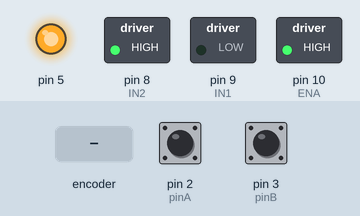
Bench run of a sketch on a simulated Arduino Uno, built with avr-gcc and run on an emulated ATmega328P. Parts: switched loads named in the sketch (green lamp = pin HIGH), output pins drawn as LEDs (lit = HIGH). The inputs (shaded band) are chosen by the test bench; at power-on: pin 2 (pinA) HIGH, pin 3 (pinB) HIGH. What the sketch prints to the serial monitor is not drawn.

Above: at 1.2 s.
1.3 s: rotary encoder on pin 2 (pinA) / pin 3 (pinB) turned 3 steps (first pin leading)
Timing chart, 0 to 4.3 s (numbered marks = the images above; inputs shaded):
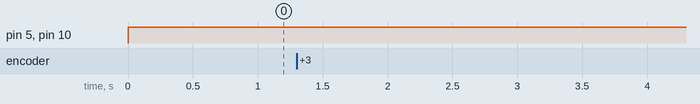

The sketch:

pid_2.ino
```cpp
// PID control of DC motor experiment.
#include <PID_v1.h>
#include <stdio.h>
//Define PID controller variables
//--------------------------------------------------------------------------------------------------------------------------------------------
double  Kp = 25;
double  Ki = 1;
double  Kd = .4;
double  Setpoint =90;
//--------------------------------------------------------------------------------------------------------------------------------------------

//Specify the links and initial tuning parameters
double  Input, Output; //Define Variables we'll be connecting to
PID myPID(&Input, &Output, &Setpoint, Kp, Ki, Kd, DIRECT);

boolean set_pid = false;

//define motor  related pins
#define IN1 9
#define IN2 8
#define ENA 10


// Define the encoder related pins
static int     pinA = 2; // Our first hardware interrupt pin is digital pin 2
static int     pinB = 3; // Our second hardware interrupt pin is digital pin 3
volatile int   aFlag = 0; // let's us know when we're expecting a rising edge on pinA to signal that the encoder has arrived at a detent
volatile int   bFlag = 0; // let's us know when we're expecting a rising edge on pinB to signal that the encoder has arrived at a detent (opposite direction to when aFlag is set)
volatile int   encoderPos = 0;//this variable stores our current value of encoder position. Change to int or uin16_t instead of byte if you want to record a larger range than 0-255
volatile int   oldEncPos = 0; //stores the last encoder position value so we can compare to the current reading and see if it has changed (so we know when to print to the serial monitor)
volatile int   reading = 0; //somewhere to store the direct values we read from our interrupt pins before checking to see if we have moved a whole detent


//#######################################################################################//

void setup()
{
  pinMode(pinA, INPUT_PULLUP); // set pinA as an input, pulled HIGH to the logic voltage (5V or 3.3V for most cases)
  pinMode(pinB, INPUT_PULLUP); // set pinB as an input, pulled HIGH to thxxe logic voltage (5V or 3.3V for most cases)
  attachInterrupt(0, PinA, RISING); // set an interrupt on PinA, looking for a rising edge signal and executing the "PinA" Interrupt Service Routine (below)
  attachInterrupt(1, PinB, RISING); // set an interrupt on PinB, looking for a rising edge signal and executing the "PinB" Interrupt Service Routine (below)
  Serial.begin(115200); // start the serial monitor link

  //set output for motor  related pins
  pinMode(IN1, OUTPUT);
  pinMode(IN2, OUTPUT);
  pinMode(ENA, OUTPUT);

  //initialize motor 1 run in clockwise
  digitalWrite(IN1, LOW);
  digitalWrite(IN2, HIGH);

  //initialize the variables we're linked to
  Setpoint = Setpoint / 2; //because the encoder reads increment of 2degrees

  //turn the PID on
  myPID.SetOutputLimits(-255, 255);
  myPID.SetMode(AUTOMATIC);

}

//#######################################################################################//
void loop()
{


    Input = encoderPos;
    myPID.Compute();
    control_out(Output);
    Serial.println(encoderPos*2);
    analogWrite(5 ,255);

}

//#######################################################################################//


int control_out(int signed_pwm)   // this function reads input(signed_pwm) ranged from (-255 to 255)
//                                   if the input is
//                                          - out of range : clip it back to range
//                                          - negative : set the output to the motor to run clockwise with the same abspolute value
//                                          - positive : set the output to the motor to run counter-clockwise with the same abspolute value
{
  if (signed_pwm > 255)
  {
    signed_pwm = 255;
  }
  if (signed_pwm < -255)
  {
    signed_pwm = -255;
  }

  if (signed_pwm > 0 )
  {
    //set motor 1 run in clockwise
    digitalWrite(IN1, LOW);
    digitalWrite(IN2, HIGH);
  }

  if (signed_pwm < 0 )
  {
    //set motor 1 run in clockwise
    digitalWrite(IN1, HIGH);
    digitalWrite(IN2, LOW);

  }

  analogWrite(ENA , abs(signed_pwm));
  return (abs(signed_pwm));
}


void PinA()
{
  cli(); //stop interrupts happening before we read pin values
  reading = PIND & 0xC; // read all eight pin values then strip away all but pinA and pinB's values
  if (reading == B00001100 && aFlag)
  { //check that we have both pins at detent (HIGH) and that we are expecting detent on this pin's rising edge
    encoderPos --; //decrement the encoder's position count
    analogWrite(5 , encoderPos*2/360*255);
    bFlag = 0; //reset flags for the next turn
    aFlag = 0; //reset flags for the next turn
  }
  else if (reading == B00000100) bFlag = 1; //signal that we're expecting pinB to signal the transition to detent from free rotation
  sei(); //restart interrupts
}

void PinB()
{
  cli(); //stop interrupts happening before we read pin values
  reading = PIND & 0xC; //read all eight pin values then strip away all but pinA and pinB's values
  if (reading == B00001100 && bFlag)
  { //check that we have both pins at detent (HIGH) and that we are expecting detent on this pin's rising edge
    encoderPos ++; //increment the encoder's position count
    analogWrite(5 , encoderPos*2/360*255);
    bFlag = 0; //reset flags for the next turn
    aFlag = 0; //reset flags for the next turn
  }
  else if (reading == B00001000) aFlag = 1; //signal that we're expecting pinA to signal the transition to detent from free rotation
  sei(); //restart interrupts
}
```
